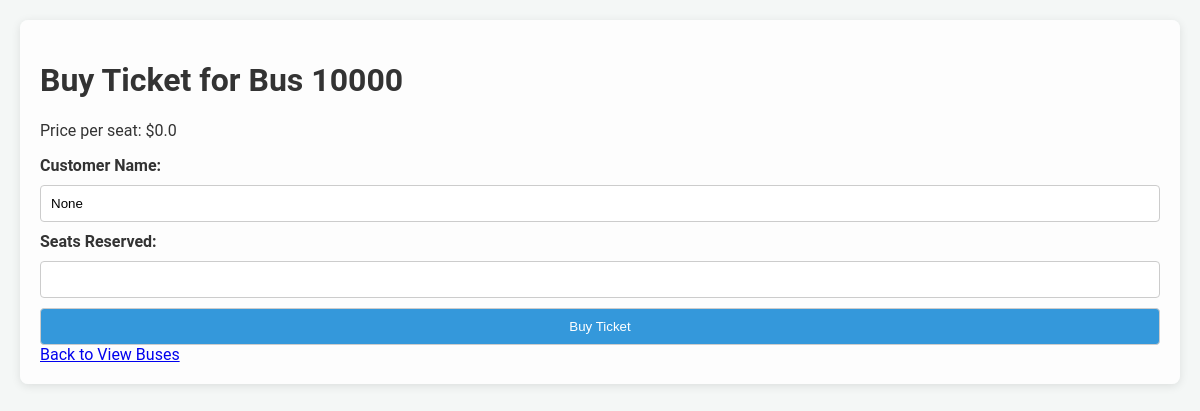
Before: /buy_ticket/7 (signed in) with the older database file.
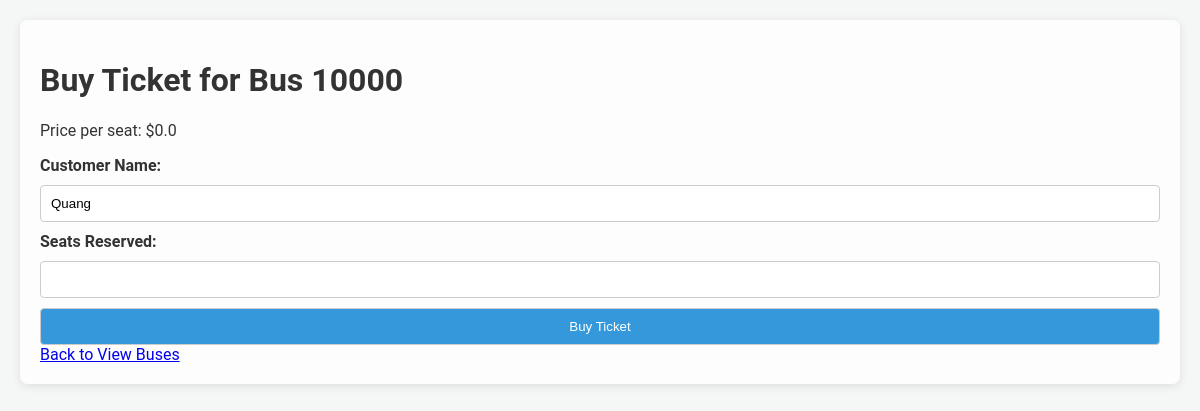
After: the same page with the newer database file.
### tables this page shows
CREATE TABLE users (
            id INTEGER PRIMARY KEY,
            username TEXT NOT NULL UNIQUE,
            password_hash TEXT NOT NULL
        , email TEXT, phone_number TEXT, gender TEXT, balance REAL DEFAULT 0.0, name TEXT);

### app.py (the view, shortened to what this page needs)
@app.route('/buy_ticket/<int:bus_id>', methods=['GET', 'POST'])
def buy_ticket(bus_id):
    user_id = session.get('user_id')
    if not user_id:
        flash('You need to log in to buy a ticket.')
        return redirect(url_for('login'))
    user = get_user_by_id(user_id)
    if user is None:
        flash('User not found.')
        return redirect(url_for('login'))
    bus = get_bus(bus_id)
    if bus is None:
        flash('Bus not found.')
        return redirect(url_for('view_buses_route'))
    return render_template('buy_ticket.html', bus=bus, user=user)

### database.py (called while the page is built)
def get_user_by_id(user_id):
    conn = sqlite3.connect('bus_reservation.db')
    cursor = conn.cursor()
    cursor.execute('SELECT * FROM users WHERE id = ?', (user_id,))
    user = cursor.fetchone()
    conn.close()
    return user

def get_bus(bus_id):
    conn = sqlite3.connect('bus_reservation.db')
    cursor = conn.cursor()
    cursor.execute('SELECT * FROM buses WHERE id = ?', (bus_id,))
    bus = cursor.fetchone()
    conn.close()
    return bus

### templates/buy_ticket.html (shortened to what this page needs)
<!DOCTYPE html>
<html lang="en">
<head>
    <link rel="stylesheet" type="text/css" href="{{ url_for('static', filename='styles.css') }}">
</head>
<body>
    <div class="container">
        <h1>Buy Ticket for Bus {{ bus[1] }}</h1>
        <p>Price per seat: ${{ bus[6] }}</p>
        <form action="{{ url_for('buy_ticket', bus_id=bus[0]) }}" method="POST">
            <label for="customer_name">Customer Name:</label>
            <input type="text" id="customer_name" name="customer_name" value="{{ user[7] }}" required>
            <label for="seats_reserved">Seats Reserved:</label>
            <input type="number" id="seats_reserved" name="seats_reserved" required>
            <button type="submit">Buy Ticket</button>
        </form>
        <a href="{{ url_for('view_buses_route') }}">Back to View Buses</a>
    </div>
</body>
</html>

Changed rows visible on the page:
now on this page (row edited): users: customer_name "Quang"
Other visible differences:
form field customer_name: "None" → (not shown)
